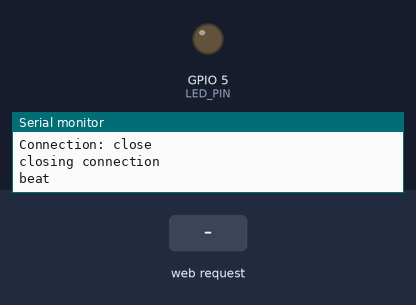
Bench run of a sketch on a simulated ESP8266 (NodeMCU). Shown: output pins drawn as LEDs (lit = HIGH), the last lines printed to the serial monitor. Inputs (shaded band) come from the test bench. WiFi joins after 1.5 s; servers stay silent unless stated; uploads are accepted with an empty reply.

Above: at 4.0 s.
4.1 s: HTTP request GET /led/1 received
At 6.0 s:
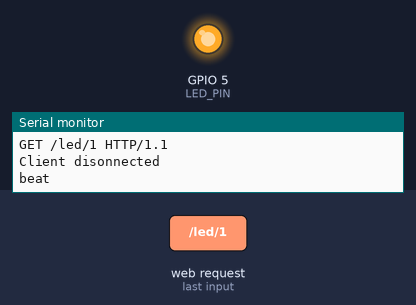
6.3 s: HTTP request GET /led/0 received
At 7.7 s:
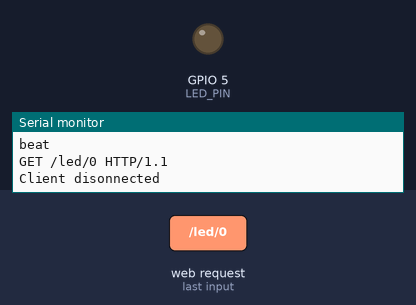
Timing chart, 0 to 9.3 s (numbered marks = the images above; inputs shaded):
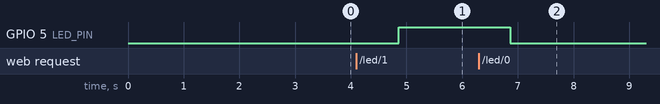

The sketch:

wifi_server_test.ino
```cpp
#include <ESP8266WiFi.h>

//////////////////////
// WiFi Definitions //
//////////////////////
const char WiFiAPPSK[] = "sparkfun";
const char* ssid     = "DLab";
const char* password = "endmill1";
const char* host = "192.168.7.38";

/////////////////////
// Pin Definitions //
/////////////////////
const int LED_PIN = 5; // Thing's onboard, green LED
const int ANALOG_PIN = A0; // The only analog pin on the Thing
const int DIGITAL_PIN = 12; // Digital pin to be read

WiFiServer server(80);

void initHardware();
void setupWiFi();
void sendToServer();

void setup() {
  initHardware();
  setupWiFi();
  server.begin();
  sendToServer();
}

void loop() {
  // Check if a client has connected
  delay(1000);
  Serial.println("beat");
  WiFiClient client = server.available();
  if (!client) {
    return;
  }

  // Read the first line of the request
  String req = client.readStringUntil('\r');
  Serial.println(req);
  client.flush();

  // Match the request
  int val = -1; // We'll use 'val' to keep track of both the
                // request type (read/set) and value if set.
  if (req.indexOf("/led/0") != -1)
    val = 0; // Will write LED low
  else if (req.indexOf("/led/1") != -1)
    val = 1; // Will write LED high
  else if (req.indexOf("/read") != -1)
    val = -2; // Will print pin reads
  // Otherwise request will be invalid. We'll say as much in HTML

  // Set GPIO5 according to the request
  if (val >= 0)
    digitalWrite(LED_PIN, val);

  client.flush();

  // Prepare the response. Start with the common header:
  String s = "HTTP/1.1 200 OK\r\n";
  s += "Content-Type: text/html\r\n\r\n";
  s += "<!DOCTYPE HTML>\r\n<html>\r\n";
  // If we're setting the LED, print out a message saying we did
  if (val >= 0) {
    s += "LED is now ";
    s += (val)?"on":"off";
  } else if (val == -2) { // If we're reading pins, print out those values:
    s += "Analog Pin = ";
    s += String(analogRead(ANALOG_PIN));
    s += "<br>"; // Go to the next line.
    s += "Digital Pin 12 = ";
    s += String(digitalRead(DIGITAL_PIN));
  } else {
    s += "Invalid Request.<br> Try /led/1, /led/0, or /read.";
  }
  s += "</html>\n";

  // Send the response to the client
  client.print(s);
  delay(1);
  Serial.println("Client disonnected");

  // The client will actually be disconnected
  // when the function returns and 'client' object is detroyed
}

void initHardware() {
  //Serial.begin(115200);
  Serial.begin(4800);
  pinMode(DIGITAL_PIN, INPUT_PULLUP);
  pinMode(LED_PIN, OUTPUT);
  digitalWrite(LED_PIN, LOW);
  // Don't need to set ANALOG_PIN as input,
  // that's all it can be.
}

void setupWiFi() {
  // Connect to WiFi
  Serial.println();
  Serial.println();
  Serial.print("Connecting to ");
  Serial.println(ssid);

  WiFi.begin(ssid, password);

  while (WiFi.status() != WL_CONNECTED) {
    delay(500);
    Serial.print(".");
  }

  Serial.println("");
  Serial.println("WiFi connected");
  Serial.println("IP address: ");
  Serial.println(WiFi.localIP());

  // Setup AP
  WiFi.mode(WIFI_AP_STA);

  // Do a little work to get a unique-ish name. Append the
  // last two bytes of the MAC (HEX'd) to "Thing-":
  uint8_t mac[WL_MAC_ADDR_LENGTH];
  WiFi.softAPmacAddress(mac);
  String macID = String(mac[WL_MAC_ADDR_LENGTH - 2], HEX) +
                 String(mac[WL_MAC_ADDR_LENGTH - 1], HEX);
  macID.toUpperCase();
  String AP_NameString = "ESP8266 Thing " + macID;

  char AP_NameChar[AP_NameString.length() + 1];
  memset(AP_NameChar, 0, AP_NameString.length() + 1);

  for (int i=0; i<AP_NameString.length(); i++)
    AP_NameChar[i] = AP_NameString.charAt(i);

  WiFi.softAP(AP_NameChar, WiFiAPPSK);
}

void sendToServer() {
  Serial.print("connecting to ");
  Serial.println(host);

  // Use WiFiClient class to create TCP connections
  WiFiClient client;
  const int httpPort = 8000;
  if (!client.connect(host, httpPort)) {
    Serial.println("connection failed");
    return;
  }

  // We now create a URI for the request
  String url = "/test/";

  Serial.print("Requesting URL: ");
  Serial.println(url);

  // This will send the request to the server
  client.print(String("GET ") + url + " HTTP/1.1\r\n" +
               "Host: " + host + "\r\n" +
               "Connection: close\r\n\r\n");
  unsigned long timeout = millis();
  while (client.available() == 0) {
    if (millis() - timeout > 5000) {
      Serial.println(">>> Client Timeout !");
      client.stop();
      return;
    }
  }

  // Read all the lines of the reply from server and print them to Serial
  while(client.available()){
    String line = client.readStringUntil('\r');
    Serial.print(line);
  }

  Serial.println();
  Serial.println("closing connection");
}
```

Measured:
- after the input at 4.1 s, GPIO 5 (LED_PIN): LOW → HIGH after 0.76 s
- after the input at 6.3 s, GPIO 5 (LED_PIN): HIGH → LOW after 0.56 s
